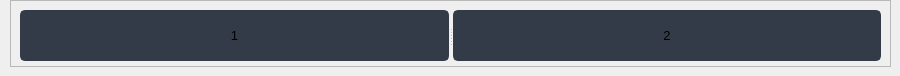
                  <widget class="QWidget" name="page_laba5">
                   <widget class="QFrame" name="frame_4">
                    <property name="geometry">
                     <rect>
                      <x>10</x>
                      <y>0</y>
                      <width>881</width>
                      <height>67</height>
                     </rect>
                    </property>
                    <property name="sizePolicy">
                     <sizepolicy hsizetype="Preferred" vsizetype="Fixed">
                      <horstretch>0</horstretch>
                      <verstretch>0</verstretch>
                     </sizepolicy>
                    </property>
                    <property name="minimumSize">
                     <size>
                      <width>0</width>
                      <height>67</height>
                     </size>
                    </property>
                    <property name="maximumSize">
                     <size>
                      <width>16777215</width>
                      <height>67</height>
                     </size>
                    </property>
                    <property name="frameShape">
                     <enum>QFrame::StyledPanel</enum>
                    </property>
                    <property name="frameShadow">
                     <enum>QFrame::Raised</enum>
                    </property>
                    <widget class="QTextEdit" name="textEdit_5">
                     <property name="geometry">
                      <rect>
                       <x>10</x>
                       <y>152</y>
                       <width>861</width>
                       <height>431</height>
                      </rect>
                     </property>
                     <property name="font">
                      <font>
                       <family>Segoe UI</family>
                       <pointsize>12</pointsize>
                      </font>
                     </property>
                     <property name="styleSheet">
                      <string notr="true">QTextEdit {
	background-color: rgb(27, 29, 35);
	border-radius: 5px;
	padding: 10px;
}
QTextEdit:hover {
	border: 2px solid rgb(64, 71, 88);
}
QTextEdit:focus {
	border: 2px solid rgb(91, 101, 124);
}</string>
                     </property>
                    </widget>
                    <widget class="QPushButton" name="pushButton_131">
                     <property name="geometry">
                      <rect>
                       <x>10</x>
                       <y>127</y>
                       <width>861</width>
                       <height>19</height>
                      </rect>
                     </property>
                     <property name="font">
                      <font>
                       <family>Segoe UI</family>
                       <pointsize>9</pointsize>
                      </font>
                     </property>
                     <property name="styleSheet">
                      <string notr="true">QPushButton {
	border: 2px solid rgb(52, 59, 72);
	border-radius: 5px;	
	background-color: rgb(52, 59, 72);
}
QPushButton:hover {
	background-color: rgb(57, 65, 80);
	border: 2px solid rgb(61, 70, 86);
}
QPushButton:pressed {	
	background-color: rgb(35, 40, 49);
	border: 2px solid rgb(43, 50, 61);
}</string>
                     </property>
                     <property name="text">
                      <string>OK</string>
                     </property>
                    </widget>
                    <widget class="QSplitter" name="splitter_24">
                     <property name="geometry">
                      <rect>
                       <x>10</x>
                       <y>67</y>
                       <width>861</width>
                       <height>21</height>
                      </rect>
                     </property>
                     <property name="orientation">
                      <enum>Qt::Horizontal</enum>
                     </property>
                     <widget class="QPushButton" name="pushButton_125">
                      <property name="font">
                       <font>
                        <family>Segoe UI</family>
                        <pointsize>10</pointsize>
                       </font>
                      </property>
                      <property name="styleSheet">
                       <string notr="true">QPushButton {
	border: 2px solid rgb(52, 59, 72);
	border-radius: 5px;	
	background-color: rgb(52, 59, 72);
}
QPushButton:hover {
	background-color: rgb(57, 65, 80);
	border: 2px solid rgb(61, 70, 86);
}
QPushButton:pressed {	
	background-color: rgb(35, 40, 49);
	border: 2px solid rgb(43, 50, 61);
}</string>
                      </property>
                      <property name="text">
                       <string>test1</string>
                      </property>
                     </widget>
                     <widget class="QPushButton" name="pushButton_126">
                      <property name="font">
                       <font>
                        <family>Segoe UI</family>
                        <pointsize>10</pointsize>
                       </font>
                      </property>
                      <property name="styleSheet">
                       <string notr="true">QPushButton {
	border: 2px solid rgb(52, 59, 72);
	border-radius: 5px;	
	background-color: rgb(52, 59, 72);
}
QPushButton:hover {
	background-color: rgb(57, 65, 80);
	border: 2px solid rgb(61, 70, 86);
}
QPushButton:pressed {	
	background-color: rgb(35, 40, 49);
	border: 2px solid rgb(43, 50, 61);
}</string>
                      </property>
                      <property name="text">
                       <string>test2</string>
                      </property>
                     </widget>
                     <widget class="QPushButton" name="pushButton_127">
                      <property name="font">
                       <font>
                        <family>Segoe UI</family>
                        <pointsize>10</pointsize>
                       </font>
                      </property>
                      <property name="styleSheet">
                       <string notr="true">QPushButton {
	border: 2px solid rgb(52, 59, 72);
	border-radius: 5px;	
	background-color: rgb(52, 59, 72);
}
QPushButton:hover {
	background-color: rgb(57, 65, 80);
	border: 2px solid rgb(61, 70, 86);
}
QPushButton:pressed {	
	background-color: rgb(35, 40, 49);
	border: 2px solid rgb(43, 50, 61);
}</string>
                      </property>
                      <property name="text">
                       <string>test3</string>
                      </property>
                     </widget>
                     <widget class="QPushButton" name="pushButton_128">
                      <property name="font">
                       <font>
                        <family>Segoe UI</family>
                        <pointsize>10</pointsize>
                       </font>
                      </property>
                      <property name="styleSheet">
                       <string notr="true">QPushButton {
	border: 2px solid rgb(52, 59, 72);
	border-radius: 5px;	
	background-color: rgb(52, 59, 72);
}
QPushButton:hover {
	background-color: rgb(57, 65, 80);
	border: 2px solid rgb(61, 70, 86);
}
QPushButton:pressed {	
	background-color: rgb(35, 40, 49);
	border: 2px solid rgb(43, 50, 61);
}</string>
                      </property>
                      <property name="text">
                       <string>test4</string>
                      </property>
                     </widget>
                     <widget class="QPushButton" name="pushButton_129">
                      <property name="font">
                       <font>
                        <family>Segoe UI</family>
                        <pointsize>10</pointsize>
                       </font>
                      </property>
                      <property name="styleSheet">
                       <string notr="true">QPushButton {
	border: 2px solid rgb(52, 59, 72);
	border-radius: 5px;	
	background-color: rgb(52, 59, 72);
}
QPushButton:hover {
	background-color: rgb(57, 65, 80);
	border: 2px solid rgb(61, 70, 86);
}
QPushButton:pressed {	
	background-color: rgb(35, 40, 49);
	border: 2px solid rgb(43, 50, 61);
}</string>
                      </property>
                      <property name="text">
                       <string>test5</string>
                      </property>
                     </widget>
                    </widget>
                    <widget class="QSplitter" name="splitter_26">
                     <property name="geometry">
                      <rect>
                       <x>10</x>
                       <y>94</y>
                       <width>861</width>
                       <height>27</height>
                      </rect>
                     </property>
                     <property name="orientation">
                      <enum>Qt::Horizontal</enum>
                     </property>
                     <widget class="QSplitter" name="splitter_28">
                      <property name="orientation">
                       <enum>Qt::Horizontal</enum>
                      </property>
                      <widget class="QLineEdit" name="lineEdit_26">
                       <property name="font">
                        <font>
                         <family>Segoe UI</family>
                         <pointsize>12</pointsize>
                        </font>
                       </property>
                      </widget>
                      <widget class="QLineEdit" name="lineEdit_27">
                       <property name="font">
                        <font>
                         <family>Segoe UI</family>
                         <pointsize>12</pointsize>
                        </font>
                       </property>
                      </widget>
                     </widget>
                    </widget>
                    <widget class="QSplitter" name="splitter_25">
                     <property name="geometry">
                      <rect>
                       <x>10</x>
                       <y>10</y>
                       <width>861</width>
                       <height>51</height>
                      </rect>
                     </property>
                     <property name="orientation">
                      <enum>Qt::Horizontal</enum>
                     </property>
                     <widget class="QPushButton" name="pushButton_14">
                      <property name="enabled">
                       <bool>true</bool>
                      </property>
                      <property name="sizePolicy">
                       <sizepolicy hsizetype="Fixed" vsizetype="Fixed">
                        <horstretch>0</horstretch>
                        <verstretch>0</verstretch>
                       </sizepolicy>
                      </property>
                      <property name="minimumSize">
                       <size>
                        <width>0</width>
                        <height>51</height>
                       </size>
                      </property>
                      <property name="maximumSize">
                       <size>
                        <width>16777215</width>
                        <height>51</height>
                       </size>
                      </property>
                      <property name="font">
                       <font>
                        <family>Segoe UI</family>
                        <pointsize>10</pointsize>
                       </font>
                      </property>
                      <property name="styleSheet">
                       <string notr="true">QPushButton {
	border: 2px solid rgb(52, 59, 72);
	border-radius: 5px;	
	background-color: rgb(52, 59, 72);
}
QPushButton:hover {
	background-color: rgb(57, 65, 80);
	border: 2px solid rgb(61, 70, 86);
}
QPushButton:pressed {	
	background-color: rgb(35, 40, 49);
	border: 2px solid rgb(43, 50, 61);
}
QPushButton:disabled{
	background-color: rgb(57, 65, 80);
	border: 2px solid rgb(61, 70, 86);
}</string>
                      </property>
                      <property name="text">
                       <string>1</string>
                      </property>
                     </widget>
                     <widget class="QPushButton" name="pushButton_130">
                      <property name="sizePolicy">
                       <sizepolicy hsizetype="Fixed" vsizetype="Fixed">
                        <horstretch>0</horstretch>
                        <verstretch>0</verstretch>
                       </sizepolicy>
                      </property>
                      <property name="font">
                       <font>
                        <family>Segoe UI</family>
                        <pointsize>10</pointsize>
                       </font>
                      </property>
                      <property name="styleSheet">
                       <string notr="true">QPushButton {
	border: 2px solid rgb(52, 59, 72);
	border-radius: 5px;	
	background-color: rgb(52, 59, 72);
}
QPushButton:hover {
	background-color: rgb(57, 65, 80);
	border: 2px solid rgb(61, 70, 86);
}
QPushButton:pressed {	
	background-color: rgb(35, 40, 49);
	border: 2px solid rgb(43, 50, 61);
}
QPushButton:disabled{
	background-color: rgb(57, 65, 80);
	border: 2px solid rgb(61, 70, 86);
}</string>
                      </property>
                      <property name="text">
                       <string>2</string>
                      </property>
                     </widget>
                    </widget>
                   </widget>
                  </widget>
